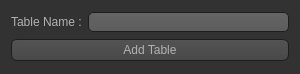
<?xml version="1.0" encoding="UTF-8"?>
<ui version="4.0">
 <class>AddNewTable</class>
 <widget class="QWidget" name="AddNewTable">
  <property name="geometry">
   <rect>
    <x>0</x>
    <y>0</y>
    <width>300</width>
    <height>74</height>
   </rect>
  </property>
  <property name="windowTitle">
   <string>Form</string>
  </property>
  <property name="styleSheet">
   <string notr="true">QToolTip
{
     border: 1px solid black;
     background-color: #ffa02f;
     padding: 1px;
     border-radius: 3px;
     opacity: 100;
}

QWidget
{
    color: #b1b1b1;
    background-color: #323232;
}

QWidget:item:hover
{
    background-color: QLinearGradient( x1: 0, y1: 0, x2: 0, y2: 1, stop: 0 #ffa02f, stop: 1 #ca0619);
    color: #000000;
}

QWidget:item:selected
{
    background-color: QLinearGradient( x1: 0, y1: 0, x2: 0, y2: 1, stop: 0 #ffa02f, stop: 1 #d7801a);
}

QMenuBar::item
{
    background: transparent;
}

QMenuBar::item:selected
{
    background: transparent;
    border: 1px solid #ffaa00;
}

QMenuBar::item:pressed
{
    background: #444;
    border: 1px solid #000;
    background-color: QLinearGradient(
        x1:0, y1:0,
        x2:0, y2:1,
        stop:1 #212121,
        stop:0.4 #343434/*,
        stop:0.2 #343434,
        stop:0.1 #ffaa00*/
    );
    margin-bottom:-1px;
    padding-bottom:1px;
}

QMenu
{
    border: 1px solid #000;
}

QMenu::item
{
    padding: 2px 20px 2px 20px;
}

QMenu::item:selected
{
    color: #000000;
}

QWidget:disabled
{
    color: #404040;
    background-color: #323232;
}

QAbstractItemView
{
    background-color: QLinearGradient( x1: 0, y1: 0, x2: 0, y2: 1, stop: 0 #4d4d4d, stop: 0.1 #646464, stop: 1 #5d5d5d);
}

QWidget:focus
{
    /*border: 2px solid QLinearGradient( x1: 0, y1: 0, x2: 0, y2: 1, stop: 0 #ffa02f, stop: 1 #d7801a);*/
}

QLineEdit
{
    background-color: QLinearGradient( x1: 0, y1: 0, x2: 0, y2: 1, stop: 0 #4d4d4d, stop: 0 #646464, stop: 1 #5d5d5d);
    padding: 1px;
    border-style: solid;
    border: 1px solid #1e1e1e;
    border-radius: 5;
}

QPushButton
{
    color: #b1b1b1;
    background-color: QLinearGradient( x1: 0, y1: 0, x2: 0, y2: 1, stop: 0 #565656, stop: 0.1 #525252, stop: 0.5 #4e4e4e, stop: 0.9 #4a4a4a, stop: 1 #464646);
    border-width: 1px;
    border-color: #1e1e1e;
    border-style: solid;
    border-radius: 6;
    padding: 3px;
    font-size: 12px;
    padding-left: 5px;
    padding-right: 5px;
}

QPushButton:pressed
{
    background-color: QLinearGradient( x1: 0, y1: 0, x2: 0, y2: 1, stop: 0 #2d2d2d, stop: 0.1 #2b2b2b, stop: 0.5 #292929, stop: 0.9 #282828, stop: 1 #252525);
}

QComboBox
{
    selection-background-color: #ffaa00;
    background-color: QLinearGradient( x1: 0, y1: 0, x2: 0, y2: 1, stop: 0 #565656, stop: 0.1 #525252, stop: 0.5 #4e4e4e, stop: 0.9 #4a4a4a, stop: 1 #464646);
    border-style: solid;
    border: 1px solid #1e1e1e;
    border-radius: 5;
}

QComboBox:hover,QPushButton:hover
{
    border: 2px solid QLinearGradient( x1: 0, y1: 0, x2: 0, y2: 1, stop: 0 #ffa02f, stop: 1 #d7801a);
}


QComboBox:on
{
    padding-top: 3px;
    padding-left: 4px;
    background-color: QLinearGradient( x1: 0, y1: 0, x2: 0, y2: 1, stop: 0 #2d2d2d, stop: 0.1 #2b2b2b, stop: 0.5 #292929, stop: 0.9 #282828, stop: 1 #252525);
    selection-background-color: #ffaa00;
}

QComboBox QAbstractItemView
{
    border: 2px solid darkgray;
    selection-background-color: QLinearGradient( x1: 0, y1: 0, x2: 0, y2: 1, stop: 0 #ffa02f, stop: 1 #d7801a);
}

QComboBox::drop-down
{
     subcontrol-origin: padding;
     subcontrol-position: top right;
     width: 15px;

     border-left-width: 0px;
     border-left-color: darkgray;
     border-left-style: solid; /* just a single line */
     border-top-right-radius: 3px; /* same radius as the QComboBox */
     border-bottom-right-radius: 3px;
 }

QComboBox::down-arrow
{
     image: url(:/down_arrow.png);
}

QGroupBox:focus
{
border: 2px solid QLinearGradient( x1: 0, y1: 0, x2: 0, y2: 1, stop: 0 #ffa02f, stop: 1 #d7801a);
}

QTextEdit:focus
{
    border: 2px solid QLinearGradient( x1: 0, y1: 0, x2: 0, y2: 1, stop: 0 #ffa02f, stop: 1 #d7801a);
}

QScrollBar:horizontal {
     border: 1px solid #222222;
     background: QLinearGradient( x1: 0, y1: 0, x2: 0, y2: 1, stop: 0.0 #121212, stop: 0.2 #282828, stop: 1 #484848);
     height: 7px;
     margin: 0px 16px 0 16px;
}

QScrollBar::handle:horizontal
{
      background: QLinearGradient( x1: 0, y1: 0, x2: 1, y2: 0, stop: 0 #ffa02f, stop: 0.5 #d7801a, stop: 1 #ffa02f);
      min-height: 20px;
      border-radius: 2px;
}

QScrollBar::add-line:horizontal {
      border: 1px solid #1b1b19;
      border-radius: 2px;
      background: QLinearGradient( x1: 0, y1: 0, x2: 1, y2: 0, stop: 0 #ffa02f, stop: 1 #d7801a);
      width: 14px;
      subcontrol-position: right;
      subcontrol-origin: margin;
}

QScrollBar::sub-line:horizontal {
      border: 1px solid #1b1b19;
      border-radius: 2px;
      background: QLinearGradient( x1: 0, y1: 0, x2: 1, y2: 0, stop: 0 #ffa02f, stop: 1 #d7801a);
      width: 14px;
     subcontrol-position: left;
     subcontrol-origin: margin;
}

QScrollBar::right-arrow:horizontal, QScrollBar::left-arrow:horizontal
{
      border: 1px solid black;
      width: 1px;
      height: 1px;
      background: white;
}

QScrollBar::add-page:horizontal, QScrollBar::sub-page:horizontal
{
      background: none;
}

QScrollBar:vertical
{
      background: QLinearGradient( x1: 0, y1: 0, x2: 1, y2: 0, stop: 0.0 #121212, stop: 0.2 #282828, stop: 1 #484848);
      width: 7px;
      margin: 16px 0 16px 0;
      border: 1px solid #222222;
}

QScrollBar::handle:vertical
{
      background: QLinearGradient( x1: 0, y1: 0, x2: 0, y2: 1, stop: 0 #ffa02f, stop: 0.5 #d7801a, stop: 1 #ffa02f);
      min-height: 20px;
      border-radius: 2px;
}

QScrollBar::add-line:vertical
{
      border: 1px solid #1b1b19;
      border-radius: 2px;
      background: QLinearGradient( x1: 0, y1: 0, x2: 0, y2: 1, stop: 0 #ffa02f, stop: 1 #d7801a);
      height: 14px;
      subcontrol-position: bottom;
      subcontrol-origin: margin;
}

QScrollBar::sub-line:vertical
{
      border: 1px solid #1b1b19;
      border-radius: 2px;
      background: QLinearGradient( x1: 0, y1: 0, x2: 0, y2: 1, stop: 0 #d7801a, stop: 1 #ffa02f);
      height: 14px;
      subcontrol-position: top;
      subcontrol-origin: margin;
}

QScrollBar::up-arrow:vertical, QScrollBar::down-arrow:vertical
{
      border: 1px solid black;
      width: 1px;
      height: 1px;
      background: white;
}


QScrollBar::add-page:vertical, QScrollBar::sub-page:vertical
{
      background: none;
}

QTextEdit
{
    background-color: #242424;
}

QPlainTextEdit
{
    background-color: #242424;
}

QHeaderView::section
{
    background-color: QLinearGradient(x1:0, y1:0, x2:0, y2:1, stop:0 #616161, stop: 0.5 #505050, stop: 0.6 #434343, stop:1 #656565);
    color: white;
    padding-left: 4px;
    border: 1px solid #6c6c6c;
}

QCheckBox:disabled
{
color: #414141;
}

QDockWidget::title
{
    text-align: center;
    spacing: 3px; /* spacing between items in the tool bar */
    background-color: QLinearGradient(x1:0, y1:0, x2:0, y2:1, stop:0 #323232, stop: 0.5 #242424, stop:1 #323232);
}

QDockWidget::close-button, QDockWidget::float-button
{
    text-align: center;
    spacing: 1px; /* spacing between items in the tool bar */
    background-color: QLinearGradient(x1:0, y1:0, x2:0, y2:1, stop:0 #323232, stop: 0.5 #242424, stop:1 #323232);
}

QDockWidget::close-button:hover, QDockWidget::float-button:hover
{
    background: #242424;
}

QDockWidget::close-button:pressed, QDockWidget::float-button:pressed
{
    padding: 1px -1px -1px 1px;
}

QMainWindow::separator
{
    background-color: QLinearGradient(x1:0, y1:0, x2:0, y2:1, stop:0 #161616, stop: 0.5 #151515, stop: 0.6 #212121, stop:1 #343434);
    color: white;
    padding-left: 4px;
    border: 1px solid #4c4c4c;
    spacing: 3px; /* spacing between items in the tool bar */
}

QMainWindow::separator:hover
{

    background-color: QLinearGradient(x1:0, y1:0, x2:0, y2:1, stop:0 #d7801a, stop:0.5 #b56c17 stop:1 #ffa02f);
    color: white;
    padding-left: 4px;
    border: 1px solid #6c6c6c;
    spacing: 3px; /* spacing between items in the tool bar */
}

QToolBar::handle
{
     spacing: 3px; /* spacing between items in the tool bar */
     background: url(:/images/handle.png);
}

QMenu::separator
{
    height: 2px;
    background-color: QLinearGradient(x1:0, y1:0, x2:0, y2:1, stop:0 #161616, stop: 0.5 #151515, stop: 0.6 #212121, stop:1 #343434);
    color: white;
    padding-left: 4px;
    margin-left: 10px;
    margin-right: 5px;
}

QProgressBar
{
    border: 2px solid grey;
    border-radius: 5px;
    text-align: center;
}

QProgressBar::chunk
{
    background-color: #d7801a;
    width: 2.15px;
    margin: 0.5px;
}

QTabBar::tab {
    color: #b1b1b1;
    border: 1px solid #444;
    border-bottom-style: none;
    background-color: #323232;
    padding-left: 10px;
    padding-right: 10px;
    padding-top: 3px;
    padding-bottom: 2px;
    margin-right: -1px;
}

QTabWidget::pane {
    border: 1px solid #444;
    top: 1px;
}

QTabBar::tab:last
{
    margin-right: 0; /* the last selected tab has nothing to overlap with on the right */
    border-top-right-radius: 3px;
}

QTabBar::tab:first:!selected
{
 margin-left: 0px; /* the last selected tab has nothing to overlap with on the right */


    border-top-left-radius: 3px;
}

QTabBar::tab:!selected
{
    color: #b1b1b1;
    border-bottom-style: solid;
    margin-top: 3px;
    background-color: QLinearGradient(x1:0, y1:0, x2:0, y2:1, stop:1 #212121, stop:.4 #343434);
}

QTabBar::tab:selected
{
    border-top-left-radius: 3px;
    border-top-right-radius: 3px;
    margin-bottom: 0px;
}

QTabBar::tab:!selected:hover
{
    /*border-top: 2px solid #ffaa00;
    padding-bottom: 3px;*/
    border-top-left-radius: 3px;
    border-top-right-radius: 3px;
    background-color: QLinearGradient(x1:0, y1:0, x2:0, y2:1, stop:1 #212121, stop:0.4 #343434, stop:0.2 #343434, stop:0.1 #ffaa00);
}

QRadioButton::indicator:checked, QRadioButton::indicator:unchecked{
    color: #b1b1b1;
    background-color: #323232;
    border: 1px solid #b1b1b1;
    border-radius: 6px;
}

QRadioButton::indicator:checked
{
    background-color: qradialgradient(
        cx: 0.5, cy: 0.5,
        fx: 0.5, fy: 0.5,
        radius: 1.0,
        stop: 0.25 #ffaa00,
        stop: 0.3 #323232
    );
}

QCheckBox::indicator{
    color: #b1b1b1;
    background-color: #323232;
    border: 1px solid #b1b1b1;
    width: 9px;
    height: 9px;
}

QRadioButton::indicator
{
    border-radius: 6px;
}

QRadioButton::indicator:hover, QCheckBox::indicator:hover
{
    border: 1px solid #ffaa00;
}

QCheckBox::indicator:checked
{
    image:url(:/images/checkbox.png);
}

QCheckBox::indicator:disabled, QRadioButton::indicator:disabled
{
    border: 1px solid #444;
}</string>
  </property>
  <layout class="QGridLayout" name="gridLayout">
   <item row="0" column="0">
    <layout class="QHBoxLayout" name="horizontalLayout">
     <item>
      <widget class="QLabel" name="label">
       <property name="text">
        <string>Table Name :</string>
       </property>
      </widget>
     </item>
     <item>
      <widget class="QLineEdit" name="led_tableName">
       <property name="text">
        <string/>
       </property>
      </widget>
     </item>
    </layout>
   </item>
   <item row="1" column="0">
    <widget class="QPushButton" name="btn_AddTable">
     <property name="text">
      <string>Add Table</string>
     </property>
    </widget>
   </item>
  </layout>
 </widget>
 <resources/>
 <connections/>
</ui>
